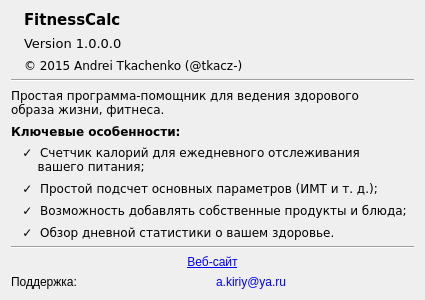
<?xml version="1.0" encoding="UTF-8"?>
<ui version="4.0">
 <class>aboutDialog</class>
 <widget class="QDialog" name="aboutDialog">
  <property name="geometry">
   <rect>
    <x>0</x>
    <y>0</y>
    <width>425</width>
    <height>300</height>
   </rect>
  </property>
  <property name="windowTitle">
   <string>О FitnessCalc...</string>
  </property>
  <layout class="QGridLayout" name="gridLayout_3">
   <item row="0" column="0">
    <layout class="QVBoxLayout" name="verticalLayout_3">
     <item>
      <layout class="QGridLayout" name="gridLayout">
       <item row="2" column="1">
        <widget class="QLabel" name="label_4">
         <property name="font">
          <font>
           <family>Verdana</family>
           <pointsize>9</pointsize>
          </font>
         </property>
         <property name="text">
          <string>© 2015 Andrei Tkachenko (@tkacz-)</string>
         </property>
        </widget>
       </item>
       <item row="1" column="1">
        <widget class="QLabel" name="label_3">
         <property name="font">
          <font>
           <family>Verdana</family>
           <pointsize>10</pointsize>
          </font>
         </property>
         <property name="text">
          <string>Version 1.0.0.0</string>
         </property>
        </widget>
       </item>
       <item row="0" column="1">
        <widget class="QLabel" name="label_2">
         <property name="font">
          <font>
           <family>Verdana</family>
           <pointsize>11</pointsize>
           <weight>75</weight>
           <bold>true</bold>
          </font>
         </property>
         <property name="text">
          <string>FitnessCalc</string>
         </property>
         <property name="textFormat">
          <enum>Qt::AutoText</enum>
         </property>
        </widget>
       </item>
       <item row="0" column="0" rowspan="3">
        <widget class="QLabel" name="label">
         <property name="text">
          <string/>
         </property>
         <property name="scaledContents">
          <bool>false</bool>
         </property>
         <property name="wordWrap">
          <bool>false</bool>
         </property>
        </widget>
       </item>
       <item row="0" column="2" rowspan="3">
        <spacer name="horizontalSpacer">
         <property name="orientation">
          <enum>Qt::Horizontal</enum>
         </property>
         <property name="sizeHint" stdset="0">
          <size>
           <width>40</width>
           <height>20</height>
          </size>
         </property>
        </spacer>
       </item>
      </layout>
     </item>
     <item>
      <widget class="Line" name="line">
       <property name="orientation">
        <enum>Qt::Horizontal</enum>
       </property>
      </widget>
     </item>
     <item>
      <widget class="QLabel" name="label_8">
       <property name="font">
        <font>
         <family>Verdana</family>
         <pointsize>9</pointsize>
        </font>
       </property>
       <property name="text">
        <string>Простая программа-помощник для ведения здорового
образа жизни, фитнеса.</string>
       </property>
      </widget>
     </item>
     <item>
      <widget class="QLabel" name="label_9">
       <property name="font">
        <font>
         <family>Verdana</family>
         <pointsize>9</pointsize>
         <weight>75</weight>
         <bold>true</bold>
        </font>
       </property>
       <property name="text">
        <string>Ключевые особенности:</string>
       </property>
      </widget>
     </item>
     <item>
      <widget class="QLabel" name="label_10">
       <property name="font">
        <font>
         <family>Verdana</family>
         <pointsize>9</pointsize>
        </font>
       </property>
       <property name="text">
        <string>   ✓  Счетчик калорий для ежедневного отслеживания
       вашего питания;</string>
       </property>
      </widget>
     </item>
     <item>
      <widget class="QLabel" name="label_11">
       <property name="font">
        <font>
         <family>Verdana</family>
         <pointsize>9</pointsize>
        </font>
       </property>
       <property name="text">
        <string>   ✓  Простой подсчет основных параметров (ИМТ и т. д.);</string>
       </property>
      </widget>
     </item>
     <item>
      <widget class="QLabel" name="label_12">
       <property name="font">
        <font>
         <family>Verdana</family>
         <pointsize>9</pointsize>
        </font>
       </property>
       <property name="text">
        <string>   ✓  Возможность добавлять собственные продукты и блюда;</string>
       </property>
      </widget>
     </item>
     <item>
      <widget class="QLabel" name="label_13">
       <property name="font">
        <font>
         <family>Verdana</family>
         <pointsize>9</pointsize>
        </font>
       </property>
       <property name="text">
        <string>   ✓  Обзор дневной статистики о вашем здоровье.</string>
       </property>
      </widget>
     </item>
     <item>
      <widget class="Line" name="line_2">
       <property name="orientation">
        <enum>Qt::Horizontal</enum>
       </property>
      </widget>
     </item>
     <item>
      <layout class="QGridLayout" name="gridLayout_2">
       <item row="1" column="0">
        <widget class="QLabel" name="label_5">
         <property name="font">
          <font>
           <pointsize>9</pointsize>
          </font>
         </property>
         <property name="text">
          <string>Поддержка:</string>
         </property>
        </widget>
       </item>
       <item row="1" column="1">
        <widget class="QLabel" name="label_6">
         <property name="font">
          <font>
           <family>Tahoma</family>
           <pointsize>9</pointsize>
           <underline>false</underline>
          </font>
         </property>
         <property name="styleSheet">
          <string notr="true">color: rgb(0, 0, 255);</string>
         </property>
         <property name="text">
          <string>&lt;html&gt;&lt;head/&gt;&lt;body&gt;&lt;p&gt;a.kiriy@ya.ru&lt;/p&gt;&lt;/body&gt;&lt;/html&gt;</string>
         </property>
         <property name="textInteractionFlags">
          <set>Qt::TextSelectableByMouse</set>
         </property>
        </widget>
       </item>
       <item row="0" column="0" colspan="2">
        <widget class="QLabel" name="label_7">
         <property name="font">
          <font>
           <family>Tahoma</family>
           <pointsize>9</pointsize>
          </font>
         </property>
         <property name="text">
          <string>&lt;html&gt;&lt;head/&gt;&lt;body&gt;&lt;p&gt;&lt;a href=&quot;https://tkaczenko.wordpress.com/&quot;&gt;&lt;span style=&quot; text-decoration: underline; color:#0000ff;&quot;&gt;Веб-сайт&lt;/span&gt;&lt;/a&gt;&lt;/p&gt;&lt;/body&gt;&lt;/html&gt;</string>
         </property>
         <property name="alignment">
          <set>Qt::AlignCenter</set>
         </property>
         <property name="openExternalLinks">
          <bool>true</bool>
         </property>
         <property name="textInteractionFlags">
          <set>Qt::LinksAccessibleByKeyboard|Qt::LinksAccessibleByMouse</set>
         </property>
        </widget>
       </item>
      </layout>
     </item>
    </layout>
   </item>
  </layout>
 </widget>
 <resources/>
 <connections/>
</ui>
